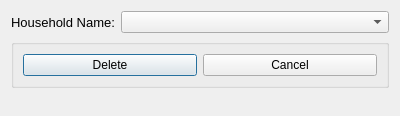
<?xml version="1.0" encoding="UTF-8"?>
<ui version="4.0">
 <class>DeleteHousehold</class>
 <widget class="QDialog" name="DeleteHousehold">
  <property name="geometry">
   <rect>
    <x>0</x>
    <y>0</y>
    <width>400</width>
    <height>116</height>
   </rect>
  </property>
  <property name="windowTitle">
   <string>Delete Household </string>
  </property>
  <layout class="QFormLayout" name="formLayout">
   <item row="0" column="0">
    <widget class="QLabel" name="label">
     <property name="font">
      <font>
       <pointsize>10</pointsize>
      </font>
     </property>
     <property name="text">
      <string>Household Name:</string>
     </property>
     <property name="buddy">
      <cstring>cboHouseholdName</cstring>
     </property>
    </widget>
   </item>
   <item row="0" column="1">
    <widget class="QComboBox" name="cboHouseholdName"/>
   </item>
   <item row="1" column="0" colspan="2">
    <widget class="QGroupBox" name="groupBox">
     <property name="title">
      <string/>
     </property>
     <layout class="QHBoxLayout" name="horizontalLayout">
      <item>
       <widget class="QPushButton" name="cmdDel">
        <property name="text">
         <string>Delete</string>
        </property>
       </widget>
      </item>
      <item>
       <widget class="QPushButton" name="cmdCancel">
        <property name="text">
         <string>Cancel</string>
        </property>
       </widget>
      </item>
     </layout>
    </widget>
   </item>
  </layout>
 </widget>
 <tabstops>
  <tabstop>cboHouseholdName</tabstop>
  <tabstop>cmdDel</tabstop>
  <tabstop>cmdCancel</tabstop>
 </tabstops>
 <resources/>
 <connections>
  <connection>
   <sender>cmdDel</sender>
   <signal>clicked()</signal>
   <receiver>DeleteHousehold</receiver>
   <slot>delHousehold()</slot>
   <hints>
    <hint type="sourcelabel">
     <x>70</x>
     <y>71</y>
    </hint>
    <hint type="destinationlabel">
     <x>123</x>
     <y>70</y>
    </hint>
   </hints>
  </connection>
  <connection>
   <sender>cmdCancel</sender>
   <signal>clicked()</signal>
   <receiver>DeleteHousehold</receiver>
   <slot>mdiClose()</slot>
   <hints>
    <hint type="sourcelabel">
     <x>313</x>
     <y>76</y>
    </hint>
    <hint type="destinationlabel">
     <x>218</x>
     <y>65</y>
    </hint>
   </hints>
  </connection>
  <connection>
   <sender>cmdCancel</sender>
   <signal>clicked()</signal>
   <receiver>DeleteHousehold</receiver>
   <slot>close()</slot>
   <hints>
    <hint type="sourcelabel">
     <x>338</x>
     <y>80</y>
    </hint>
    <hint type="destinationlabel">
     <x>264</x>
     <y>81</y>
    </hint>
   </hints>
  </connection>
 </connections>
 <slots>
  <slot>delHousehold()</slot>
  <slot>mdiClose()</slot>
 </slots>
</ui>
